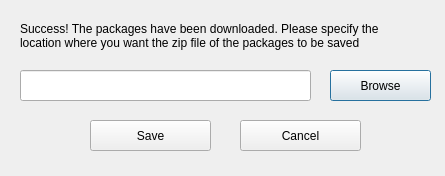
<?xml version="1.0" encoding="UTF-8"?>
<ui version="4.0">
 <class>Dialog</class>
 <widget class="QDialog" name="Dialog">
  <property name="geometry">
   <rect>
    <x>0</x>
    <y>0</y>
    <width>445</width>
    <height>176</height>
   </rect>
  </property>
  <property name="windowTitle">
   <string>Packages downloaded successfully</string>
  </property>
  <widget class="QLineEdit" name="zipFilePath">
   <property name="geometry">
    <rect>
     <x>20</x>
     <y>70</y>
     <width>291</width>
     <height>31</height>
    </rect>
   </property>
  </widget>
  <widget class="QLabel" name="label">
   <property name="geometry">
    <rect>
     <x>20</x>
     <y>0</y>
     <width>401</width>
     <height>71</height>
    </rect>
   </property>
   <property name="text">
    <string>Success! The packages have been downloaded. Please specify the location where you want the zip file of the packages to be saved</string>
   </property>
   <property name="wordWrap">
    <bool>true</bool>
   </property>
  </widget>
  <widget class="QPushButton" name="browseFilePathButton">
   <property name="geometry">
    <rect>
     <x>330</x>
     <y>70</y>
     <width>101</width>
     <height>31</height>
    </rect>
   </property>
   <property name="text">
    <string>Browse</string>
   </property>
  </widget>
  <widget class="QPushButton" name="saveButton">
   <property name="geometry">
    <rect>
     <x>90</x>
     <y>120</y>
     <width>121</width>
     <height>31</height>
    </rect>
   </property>
   <property name="text">
    <string>Save</string>
   </property>
   <property name="icon">
    <iconset>
     <normaloff>icons/document-save.png</normaloff>icons/document-save.png</iconset>
   </property>
  </widget>
  <widget class="QPushButton" name="cancelButton">
   <property name="geometry">
    <rect>
     <x>240</x>
     <y>120</y>
     <width>121</width>
     <height>31</height>
    </rect>
   </property>
   <property name="text">
    <string>Cancel</string>
   </property>
   <property name="icon">
    <iconset>
     <normaloff>icons/dialog-cancel.png</normaloff>icons/dialog-cancel.png</iconset>
   </property>
  </widget>
 </widget>
 <resources/>
 <connections/>
</ui>
